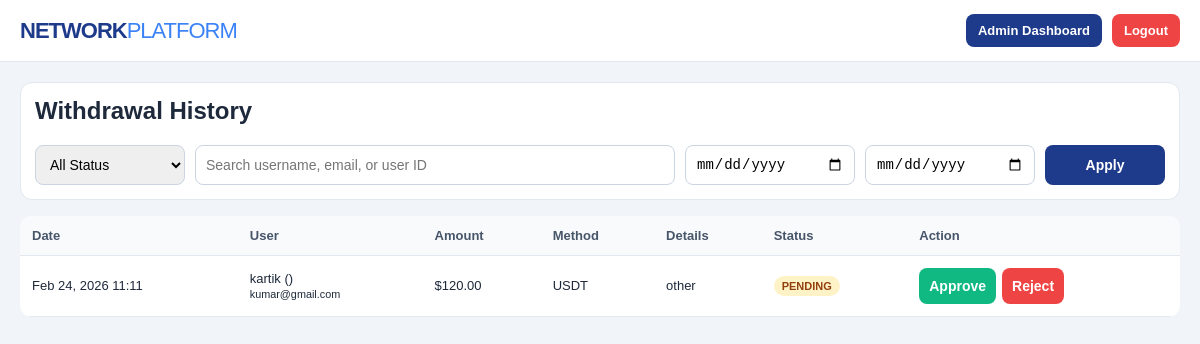
The page /admin_withdrawals.php (signed in) on the database as committed earlier.
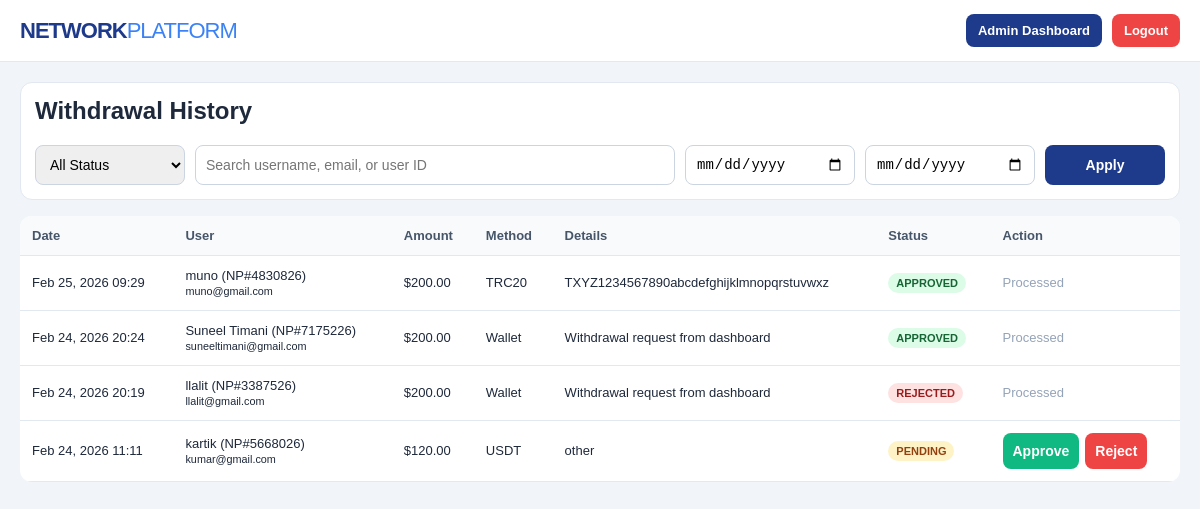
The same page on the database as committed later.
### tables this page shows
CREATE TABLE `withdrawals` (
  `id` int(11) NOT NULL,
  `user_id` int(11) NOT NULL,
  `amount` decimal(10,2) NOT NULL,
  `method` varchar(50) NOT NULL,
  `details` text NOT NULL,
  `status` enum('pending','approved','rejected') DEFAULT 'pending',
  `created_at` timestamp NOT NULL DEFAULT current_timestamp()
);

CREATE TABLE `users` (
  `id` int(11) NOT NULL,
  `username` varchar(50) NOT NULL,
  `password` varchar(255) NOT NULL,
  `email` varchar(100) NOT NULL,
  `referrer_id` int(11) DEFAULT NULL,
  `wallet_balance` decimal(15,2) DEFAULT 0.00,
  `investment_amount` decimal(15,2) DEFAULT 0.00,
  `user_rank` enum('Basic','Silver','Gold','Diamond') DEFAULT 'Basic',
  `created_at` timestamp NOT NULL DEFAULT current_timestamp(),
  `last_withdrawal_date` timestamp NULL DEFAULT NULL,
  `role` varchar(10) DEFAULT 'user',
  `status` enum('active','banned') DEFAULT 'active',
  `user_code` varchar(20) DEFAULT NULL
);

### functions.php (called while the page is built, shortened)
<?php
function ensureUserCode($pdo, $user_id) {
    $stmt = $pdo->prepare("SELECT user_code FROM users WHERE id = ?");
    $stmt->execute([(int)$user_id]);
    $stmt->execute([(int)$user_id]);
    return (string)$stmt->fetchColumn();
}
function getUserCodeById($pdo, $user_id) {
    $stmt = $pdo->prepare("SELECT user_code FROM users WHERE id = ?");
    $stmt->execute([(int)$user_id]);
    $code = $stmt->fetchColumn();
    if (!empty($code)) {
        return $code;
    }
    return ensureUserCode($pdo, (int)$user_id);
}
?>

### admin_withdrawals.php (the view, shortened to what this page needs)
<?php
include 'db.php';
include 'functions.php';
$status = $_GET['status'] ?? 'all';
$search = trim($_GET['search'] ?? '');
$date_from = $_GET['date_from'] ?? '';
$date_to = $_GET['date_to'] ?? '';
$sql = "
    SELECT w.id, w.user_id, w.amount, w.method, w.details, w.status, w.created_at, u.username, u.email
    FROM withdrawals w
    JOIN users u ON w.user_id = u.id
    WHERE 1=1
";
$params = [];
$sql .= " ORDER BY w.created_at DESC ";
$stmt = $pdo->prepare($sql);
$stmt->execute($params);
$rows = $stmt->fetchAll(PDO::FETCH_ASSOC);
?>
<!DOCTYPE html>
<html lang="en">
<head>
</head>
<body>
    <div class="header">
        <div class="header-inner">
            <a href="index.php" class="logo">NETWORK<span>PLATFORM</span></a>
            <div class="actions">
                <a href="admin_dashboard.php" class="btn">Admin Dashboard</a>
                <a href="logout.php" class="btn btn-danger">Logout</a>
            </div>
        </div>
    </div>
    <div class="container">
        <div class="panel">
            <h2 style="margin-top:0;">Withdrawal History</h2>
            <form method="GET" class="filters">
                <select name="status">
                    <option value="all" <?php echo $status === 'all' ? 'selected' : ''; ?>>All Status</option>
                </select>
                <input type="text" name="search" placeholder="Search username, email, or user ID" value="<?php echo htmlspecialchars($search); ?>">
                <input type="date" name="date_from" value="<?php echo htmlspecialchars($date_from); ?>">
                <input type="date" name="date_to" value="<?php echo htmlspecialchars($date_to); ?>">
                <button type="submit">Apply</button>
            </form>
        </div>
        <table>
            <thead>
                <tr>
                    <th>Date</th>
                    <th>User</th>
                    <th>Amount</th>
                    <th>Method</th>
                    <th>Details</th>
                    <th>Status</th>
                    <th>Action</th>
                </tr>
            </thead>
            <tbody>
                <?php if (empty($rows)): ?>
                    <tr><td colspan="7" style="text-align:center;">No withdrawal records found.</td></tr>
                <?php else: ?>
                    <?php foreach ($rows as $r): ?>
                        <tr>
                            <td><?php echo date('M d, Y H:i', strtotime($r['created_at'])); ?></td>
                            <td><?php echo htmlspecialchars($r['username']) . " (" . htmlspecialchars(getUserCodeById($pdo, (int)$r['user_id'])) . ")<br><small>" . htmlspecialchars($r['email']) . "</small>"; ?></td>
                            <td>$<?php echo number_format((float)$r['amount'], 2); ?></td>
                            <td><?php echo htmlspecialchars($r['method']); ?></td>
                            <td><?php echo htmlspecialchars($r['details']); ?></td>
                            <td><span class="status <?php echo htmlspecialchars($r['status']); ?>"><?php echo htmlspecialchars($r['status']); ?></span></td>
                            <td>
                                <?php if ($r['status'] === 'pending'): ?>
                                    <form action="handle_withdrawal.php" method="POST" class="row-actions">
                                        <button type="submit" name="decision" value="approve" class="approve">Approve</button>
                                        <button type="submit" name="decision" value="reject" class="reject">Reject</button>
                                    </form>
                                <?php else: ?>
                                    <span style="color:#94a3b8;">Processed</span>
                                <?php endif; ?>
                            </td>
                        </tr>
                    <?php endforeach; ?>
                <?php endif; ?>
            </tbody>
        </table>
    </div>
</body>
</html>

### admin_withdrawals.php (style rules this page uses)
:root { --primary: #1e3a8a; --danger: #ef4444; --ok: #10b981; }
body { margin: 0; background: #f1f5f9; font-family: Arial, sans-serif; color: #1e293b; }
.header { background: #fff; border-bottom: 1px solid #e2e8f0; }
.header-inner { max-width: 1200px; margin: 0 auto; padding: 14px 20px; display: flex; justify-content: space-between; align-items: center; gap: 12px; }
.logo { text-decoration: none; color: var(--primary); font-weight: 800; font-size: 22px; letter-spacing: -1px; }
.logo span { color: #3b82f6; font-weight: 400; }
.actions { display: flex; gap: 10px; }
.btn { text-decoration: none; border-radius: 8px; padding: 9px 12px; font-weight: 700; font-size: 13px; color: #fff; background: var(--primary); }
.btn-danger { background: var(--danger); }
.container { max-width: 1200px; margin: 20px auto; padding: 0 20px; }
.panel { background: #fff; border: 1px solid #e2e8f0; border-radius: 12px; padding: 14px; margin-bottom: 16px; }
.filters { display: grid; grid-template-columns: 150px 1fr 170px 170px 120px; gap: 10px; }
input, select, button { padding: 10px; border: 1px solid #cbd5e1; border-radius: 8px; font-size: 14px; }
button { cursor: pointer; font-weight: 700; background: var(--primary); color: #fff; border: none; }
table { width: 100%; border-collapse: collapse; background: #fff; border-radius: 12px; overflow: hidden; }
th, td { padding: 12px; border-bottom: 1px solid #e2e8f0; text-align: left; font-size: 13px; }
th { background: #f8fafc; color: #475569; }
.status { padding: 4px 8px; border-radius: 999px; font-size: 11px; font-weight: 800; text-transform: uppercase; display: inline-block; }
.pending { background: #fef3c7; color: #92400e; }
.approved { background: #dcfce7; color: #166534; }
.rejected { background: #fee2e2; color: #991b1b; }
.row-actions { display: flex; gap: 6px; }
.approve { background: var(--ok); }
.reject { background: var(--danger); }

Rows that differ between the two databases and show on the page:
added withdrawals: created_at "Feb 25, 2026 09:29", user.username "muno", user.user_code "NP#4830826", user.email "muno@gmail.com", amount "200.00", method "TRC20", details "TXYZ1234567890abcdefghijklmnopqrstuvwxz", status "APPROVED", shows "Processed"
added withdrawals: created_at "Feb 24, 2026 20:24", user.username "Suneel Timani", user.user_code "NP#7175226", user.email "suneeltimani@gmail.com", amount "200.00", method "Wallet", details "Withdrawal request from dashboard", status "APPROVED", shows "Processed"
added withdrawals: created_at "Feb 24, 2026 20:19", user.username "llalit", user.user_code "NP#3387526", user.email "llalit@gmail.com", amount "200.00", method "Wallet", details "Withdrawal request from dashboard", status "REJECTED", shows "Processed"
changed through a linked row, withdrawals "Feb 24, 2026 11:11": user.user_code (not shown) → "NP#5668026"
